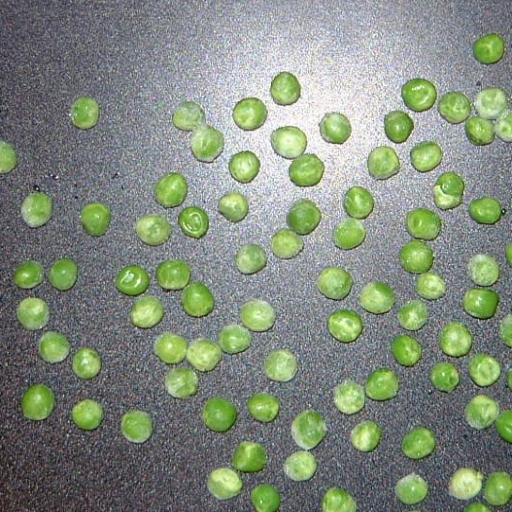
%> input picture image_processing/chapter2/croppedpeasondesk.jpg, 512 x 512 px
$ octave tutorial2.m   (GNU Octave 9; MATLAB toolbox functions it lacks are replaced by stand-ins)
%> lines starting %> are read from the running program, lines starting %| are printed output that depends on the picture; in (x1, y1, x2, y2) boxes, pixels count from 0 and x2, y2 are one past the last pixel; in counts of white or black regions, pixels touching at a corner belong together; the program's own positions count from 1
### image_processing/chapter2/size_threshold.m
function output_struct = size_threshold(regions_struct,lower_threshold_area, upper_threshold_area)
%size_threshold takes in a threshold value for the pixel area of a pea and
%removes elements deemed too small to be peas

l = length(cat(1,regions_struct.Area)); %Defines the number of elements in the struct

%Loop to determine which elements to delete from the pea regions
%Start from top down as removing elements changes indexes
for i = l:-1:1
    if(regions_struct(i).Area < lower_threshold_area) %delete element if not having met threshold
        regions_struct(i) = [];
    else if(regions_struct(i).Area > upper_threshold_area)
        regions_struct(i) = [];
    end

end

output_struct = regions_struct;

end

### image_processing/chapter2/pea_detector.m
function pea_detector(image,BoundingBox,centroids)
%rect_adder takes as input the array containing rectangle information
%adds it to the original image
hold on;
l = length(BoundingBox);    %Number of rectangles to draw/peas in the image
imagesc(image);

%Loop that adds each rectangle, one by one
for i = 1:l

    h = rectangle('Position',BoundingBox(i,:));%Adds a rectangle for each pea
    set(h,'EdgeColor',[0 1 0]);
    plot(centroids(i,1),centroids(i,2),'X');    %Adds X to the centre of each pea

end
hold off;

end

### image_processing/chapter2/tutorial2.m
%% -- Image Processing: Tutorial 2 -- %%

clc; clear all;

% reading in the image of peas

[X,map] = imread('croppedpeasondesk.jpg');  %RGB image
%> X is the input picture: size 512x512x3 uint8; mean R, G, B 130.1, 140.2, 125.4
%> map = []
image(X);
%whos;

                            %% Task 1 %%
G = rgb2gray(X);
figure(1);imagesc(G); colormap(gray(256)); % imagesc is like
%image , but scales the values in X to %the range of the colourmap;
G = double(G); % hist needs a double type to work
%> G: size 512x512 double
g = G(:); % G(:) converts the 2D matrix into a 1D
% array; also could use reshape command
%hist(g) ; % Note the number of bins, which is 10;
figure(2); hist(g,100); % Note the histogram now; what is the
% [13 lines of commented-out code are left out]
R =double(X(:,:,1));
G =double(X(:,:,2));
B = double(X(:,:,3));
D = R + G + B;

x = R./D;
y = G./D;
z = B./D;
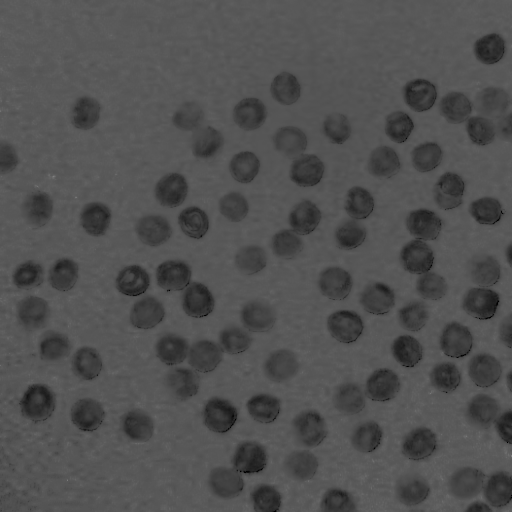
%> z: size 512x512 double; min 0, max 0.5, mean 0.317

BIGGEST = max([x(:);y(:);z(:)]);% read carefully!
%> BIGGEST = 0.829
SMALLEST = min([x(:);y(:);z(:)]);
%> SMALLEST = 0

% Because we have done a floating point calculation, the values that
isx = 1+round(255*(x - SMALLEST)/(BIGGEST - SMALLEST));
isy = 1+round(255*(y - SMALLEST)/(BIGGEST - SMALLEST));
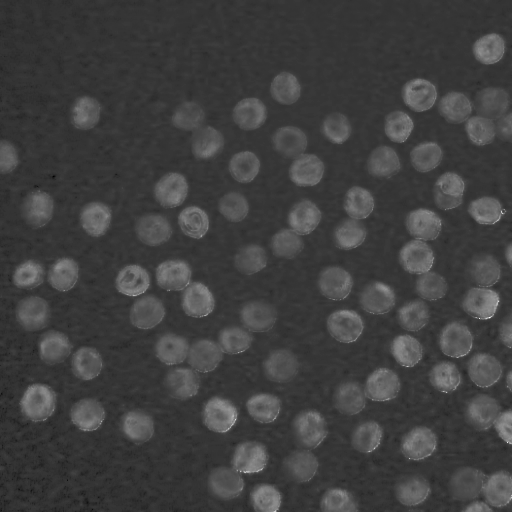
%> isy: size 512x512 double; min 61, max 256, mean 110.1; drawn with min black and max white
isz = 1+round(255*(z - SMALLEST)/(BIGGEST - SMALLEST));

%%PLotting the new image
% [10 lines of commented-out code are left out]
gbin = (isy > 110);
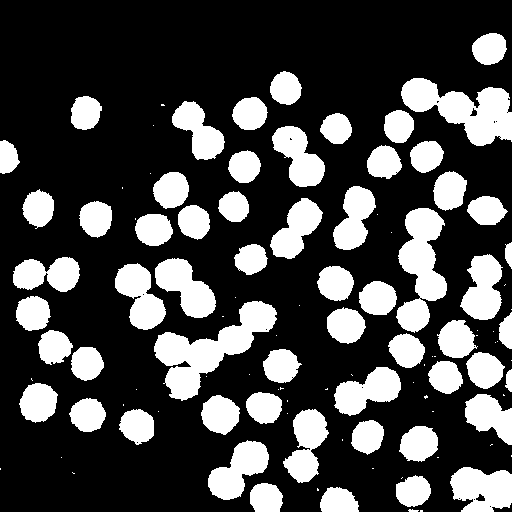
%> gbin: size 512x512 logical; 27.8% white; 109 white regions (49 under 20 px)
figure(3); imagesc(gbin);
%> after `imagesc(gbin)`:
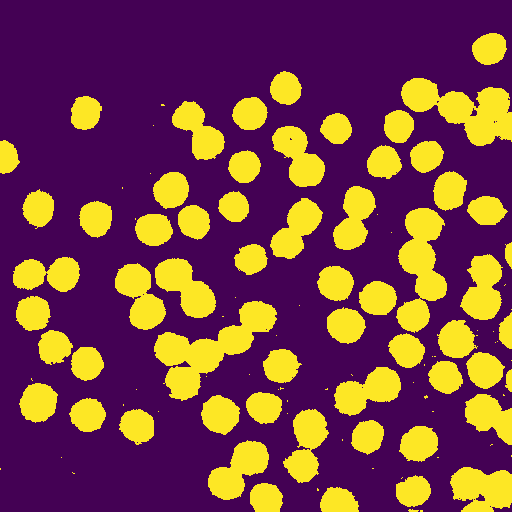
%> displayed picture: size 512x512x3, on the screen's scale of 0 to 255; mean R, G, B 119.4, 64.9, 70.9


                            %% Task 2 %%
% Using bwlabel command

L = bwlabel(gbin,4);
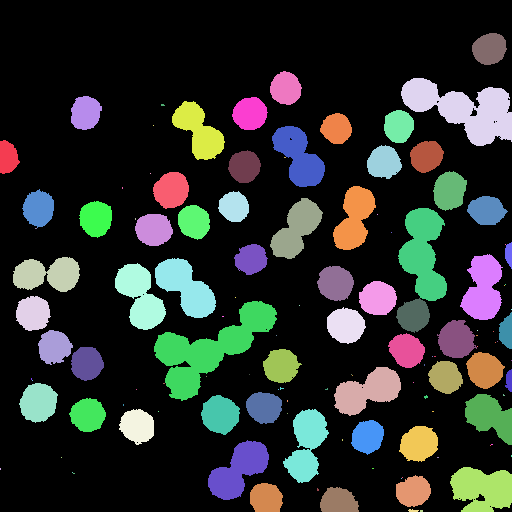
%> L: size 512x512 double; 124 distinct labels, from 0 to 123; one colour per label, 0 black
range = max(max(L(:,:)));   %123 regions/peas
%> range = 123
figure(4);imagesc(L);colorbar;  % shows different peas as different colors

% Using regionprops command
Regions = regionprops(L);
%> Regions = 123 regions; largest, box (x1, y1, x2, y2), Area and Centroid: (154, 301, 277, 401) 4629 [210.4 349.6], (401, 78, 512, 146) 3951 [465 110.1], (398, 208, 447, 301) 2800 [423.9 253.7], (450, 467, 512, 512) 2155 [483.1 489.8], (155, 258, 216, 318) 2048 [186.4 288]

%123 objects have been found

%Finding mean pea areas and extracting struct data
pea_areas = cat(1,Regions.Area);
%> pea_areas = 123 values, max 4629 at index 28, min 1 at index 8, mean 592.3
est_mean_area = mean(pea_areas);
%> est_mean_area = 592.3
est_stdev_areas = std(pea_areas);
%> est_stdev_areas = 810.5

%Determining area_size threshold and removing specks that are not peas
figure(5);hist(pea_areas,100); %from hist, threshold is about 256, very distinct peaks(small)
figure(6);histogram(pea_areas,10);%Threshold seems to be sufficient at approx area = 1400 (big)
%> after `histogram(pea_areas,10)`:
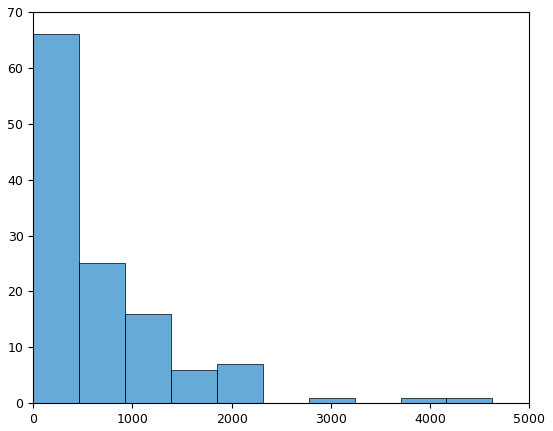
%> figure redrawn from the program's plot data; tallest bar 66 high, from x = 1 to 463.8

Regions = size_threshold(Regions,256,1400);
%> in size_threshold, `l = length(cat(1,regions_struct.Area));`: l = 123
%> the loop in size_threshold, `for i = l:-1:1` made 123 passes
%> i on passes 1 to 12: 123, 122, 121, 120, 119, 118, 117, 116, 115, 114, 113, 112
%> after the loop in size_threshold, `for i = l:-1:1`: regions_struct = 42 regions; largest, box (x1, y1, x2, y2), Area and Centroid: (19, 383, 58, 423) 1154 [39 403.1], (201, 395, 240, 435) 1128 [220.8 415.2], (437, 320, 477, 358) 1088 [456.9 340.2], (327, 307, 366, 344) 1063 [346.4 326], (399, 426, 438, 462) 1059 [419.6 444.3]
%> Regions has the same summary as regions_struct in size_threshold

%Interpreting BoundingBox and Centroid
b_box = cat(1,Regions.BoundingBox);
%> b_box = 42 rows, first 8: [0.5 140.5 20 34; 16.5 296.5 35 35; 19.5 383.5 39 40; 22.5 189.5 32 39; 38.5 330.5 35 35; 69.5 398.5 37 34; 71.5 96.5 31 34; 71.5 347.5 33 34]
centroids = cat(1,Regions.Centroid);
%> centroids = 42 rows, first 12: [8.58 158; 33.69 313.9; 38.97 403.1; 39.19 209; 54.91 347.6; 88.41 415.6; 86.2 113.5; 87.46 364; 96.49 219.2; 138 426.7; 154.3 230.1; 172 190.7]

%For now, assuming that BoundingBox fields match the fields of
%rectangle('Position',[lowerx lowery,width,height])

% Drawing rectangles around detected peas!!
figure(7);
pea_detector(X,b_box,centroids);
%> in pea_detector, `l = length(BoundingBox);`: l = 42
%> the loop in pea_detector, `for i = 1:l` made 7 passes
%> after the loop in pea_detector, `for i = 1:l`:
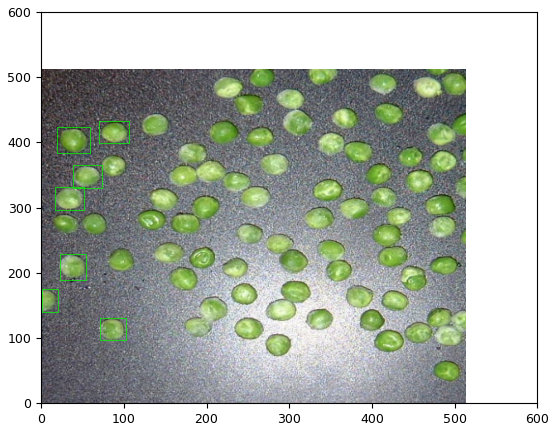
%> figure redrawn from the program's plot data
%> the run ends on the next line
